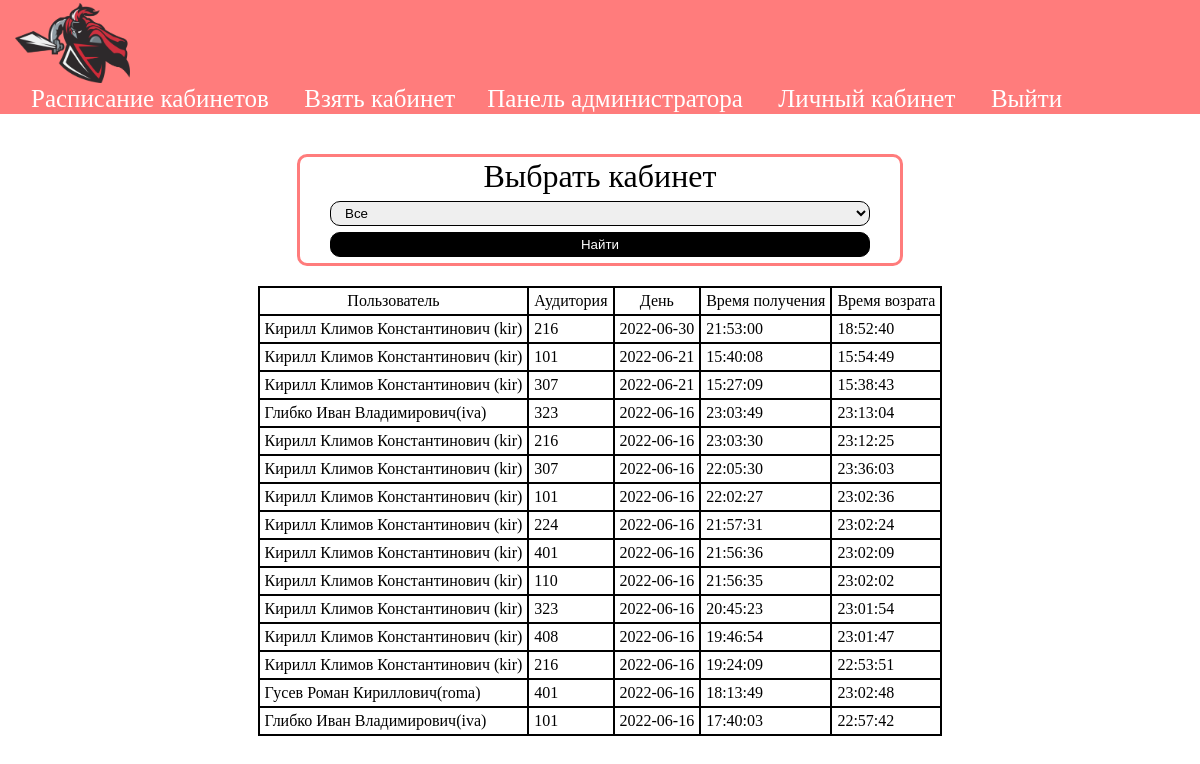
The app's page /schedule.php (signed in) with its own data.
### tables this page shows
CREATE TABLE `list_au` (
  `id_list` int(11) NOT NULL,
  `id_us_fk` int(11) NOT NULL,
  `id_a_fk` int(11) NOT NULL,
  `day` date NOT NULL,
  `time1` time NOT NULL,
  `time2` time DEFAULT NULL,
  `status` varchar(50) DEFAULT NULL
);

CREATE TABLE `user` (
  `id_us` int(11) NOT NULL,
  `name1` varchar(50) NOT NULL,
  `name2` varchar(50) NOT NULL,
  `name3` varchar(50) NOT NULL,
  `login` varchar(50) NOT NULL,
  `pass` varchar(255) NOT NULL,
  `role_fk` int(11) NOT NULL,
  `phone` varchar(16) NOT NULL,
  `priority_fk` int(11) NOT NULL
);

CREATE TABLE `auditorium` (
  `id_a` int(11) NOT NULL,
  `number` varchar(10) NOT NULL,
  `type` varchar(50) NOT NULL
);

### schedule.php (called while the page is built)
<?php
	include('basis/userheader.php');
	include('content/full_info.php');
	include('basis/footer.php');
?>

### content/full_info.php (the view, shortened to what this page needs)
<div class="nav_form">
    <h1>Выбрать кабинет</h1>
    <form action="#" method="POST" class="input">
    <select class="info_input" placeholder="Пользователь" name="aud" >
        <option value="0" >Все</option>
        <?php
            $push = 'SELECT * FROM `auditorium` ORDER BY `auditorium`.`number` ASC';
        ?>
        </select>
        <button type="submit" class="info_input info_input_button">Найти</button>
    </form>
</div>
<?php
if($_POST['aud']==0){
    $push='SELECT u.name1, u.name2, u.name3, u.login, a.number, l.day, l.time1, l.time2 FROM list_au l JOIN user u ON l.id_us_fk = u.id_us JOIN auditorium a ON a.id_a = l.id_a_fk WHERE l.status = "Подтверждено" OR l.status = "Завершено" ORDER BY l.`id_list` DESC';
}else{
    $push='SELECT u.name1, u.name2, u.name3, u.login, a.number, l.day, l.time1, l.time2 FROM list_au l JOIN user u ON l.id_us_fk = u.id_us JOIN auditorium a ON a.id_a = l.id_a_fk WHERE l.status != "Отклонено" AND l.status != "Ожидание" AND l.id_a_fk = '.$_POST['aud'].' ORDER BY l.`id_list` DESC';
}
$res = mysqli_query($journal, $push);
?>
<table>
	<tr>
		<th>Пользователь</th>
		<th>Аудитория</th>
        <th>День</th>
		<th>Время получения</th>
        <th>Время возрата</th>
	</tr>
	<?php
		while($row = mysqli_fetch_array($res)){
			echo "<tr>";
			echo "<td>".$row['name1']." ".$row['name2']." ".$row['name3']."(".$row['login'].")</td>";
            echo "<td>".$row['number']."</td>";
			echo "<td>".$row['day']."</td>";
			echo "<td>".$row['time1']."</td>";
            echo "<td>".$row['time2']."</td>";
			echo "</tr>";
		}
	?>
</table>

### basis/userheader.php (shortened to what this page needs)
<!DOCTYPE html>
<html lang="ru">
<head>
    <link href="css/main.css" rel="stylesheet" type="text/css">
</head>
<body>
<header>
    <div class="header">
        <a href="index.php"><img src="img/logo.png" alt="logo" class="logo"></a>
        <div class="navig">
            <nav>
                <div class="topnav" id="myTopnav">
                    <a href="index.php">Расписание кабинетов</a>
                    <?php
                    if($_SESSION['role']!="moderator"){
                        echo '<a href="office.php">Взять кабинет</a>';}
                    if($_SESSION['role']=="moderator"){
                        echo '<a href="moder_panel.php">Панель модератора</a>';}else
                        if($_SESSION['role']=="administrator"){
                            echo '<a href="admin.php">Панель администратора</a>';}
                    ?>
                    <a href="personal_account.php">Личный кабинет</a>
                    <a href="basis/exit.php">Выйти</a>
                </div>
            </nav>
        </div>
    </div>
</header>
<div class="main">
    <div class="content">

### basis/footer.php (shortened to what this page needs)
</div>
</div>
</body>
</html>

### css/basis/zeroing_out.css (style rules this page uses)
html, body, div, span, applet, object, iframe, h1, h2, h3, h4, h5, h6, p, blockquote, pre, a, abbr, acronym, address, big, cite, code, del, dfn, em, img, ins, kbd, q, s, samp, small, strike, strong, sub, sup, tt, var, b, u, i, center, dl, dt, dd, ol, ul, li, fieldset, form, label, legend, table, caption, tbody, tfoot, thead, tr, th, td, article, aside, canvas, details, embed, figure, figcaption, footer, header, hgroup, menu, nav, output, ruby, section, summary, time, mark, audio, video { margin: 0; padding: 0; border: 0; font-size: 100%; font: inherit; vertical-align: baseline; }
article, aside, details, figcaption, figure, footer, header, hgroup, menu, nav, section { display: block; }
html { height: 100%; }
body { line-height: 1; }
table { border-collapse: collapse; border-spacing: 0; }

### css/basis/header.css (style rules this page uses)
header { background: rgb(255, 124, 124); margin-bottom: 40px; }
.header { max-width: 1170px; margin: 0 auto; padding: 3px; }
.logo { max-height: 80px; }
nav { margin: auto; padding: auto; }
.topnav { font-size: 14px; }
.topnav a { color: #fff; padding: 20px 16px; font-size: 25px; text-decoration:none; }

### css/basis/standart.css (style rules this page uses)
.content { max-width: 1170px; margin: 0 auto; }

### css/content/in.css (style rules this page uses)
.nav_form { max-width: 600px; border-radius: 10px; margin: 10px auto; border: 3px solid rgb(255, 124, 124); text-align: center; }
.input { max-width: 90%; margin: 0 auto; padding: 3px; }
.nav_form h1 { font-size: 32px; margin: 3px auto; }
.info_input { width: 100%; box-sizing: border-box; height: 25px; padding: 0 10px; border-radius: 10px; border: 1px solid black; margin: 3px auto; }
.info_input_button { background-color: rgb(0, 0, 0); color: white; }

### css/content/table.css (style rules this page uses)
table, tr, th, td { border: 2px solid #000; border-collapse: collapse; padding: 5px; }
table { margin: 20px auto; }

### records on screen
list_au: id_us_fk.name1 "Кирилл", id_us_fk.name2 "Климов", id_us_fk.name3 "Константинович", id_us_fk.login "kir", id_a_fk.number "216", day "2022-06-30", time1 "21:53:00", time2 "18:52:40"
list_au: id_us_fk.name1 "Кирилл", id_us_fk.name2 "Климов", id_us_fk.name3 "Константинович", id_us_fk.login "kir", id_a_fk.number "101", day "2022-06-21", time1 "15:40:08", time2 "15:54:49"
list_au: id_us_fk.name1 "Кирилл", id_us_fk.name2 "Климов", id_us_fk.name3 "Константинович", id_us_fk.login "kir", id_a_fk.number "307", day "2022-06-21", time1 "15:27:09", time2 "15:38:43"
list_au: id_us_fk.name1 "Глибко", id_us_fk.name2 "Иван", id_us_fk.name3 "Владимирович", id_us_fk.login "iva", id_a_fk.number "323", day "2022-06-16", time1 "23:03:49", time2 "23:13:04"
list_au: id_us_fk.name1 "Кирилл", id_us_fk.name2 "Климов", id_us_fk.name3 "Константинович", id_us_fk.login "kir", id_a_fk.number "216", day "2022-06-16", time1 "23:03:30", time2 "23:12:25"
list_au: id_us_fk.name1 "Кирилл", id_us_fk.name2 "Климов", id_us_fk.name3 "Константинович", id_us_fk.login "kir", id_a_fk.number "307", day "2022-06-16", time1 "22:05:30", time2 "23:36:03"
list_au: id_us_fk.name1 "Кирилл", id_us_fk.name2 "Климов", id_us_fk.name3 "Константинович", id_us_fk.login "kir", id_a_fk.number "101", day "2022-06-16", time1 "22:02:27", time2 "23:02:36"
list_au: id_us_fk.name1 "Кирилл", id_us_fk.name2 "Климов", id_us_fk.name3 "Константинович", id_us_fk.login "kir", id_a_fk.number "224", day "2022-06-16", time1 "21:57:31", time2 "23:02:24"
list_au: id_us_fk.name1 "Кирилл", id_us_fk.name2 "Климов", id_us_fk.name3 "Константинович", id_us_fk.login "kir", id_a_fk.number "401", day "2022-06-16", time1 "21:56:36", time2 "23:02:09"
list_au: id_us_fk.name1 "Кирилл", id_us_fk.name2 "Климов", id_us_fk.name3 "Константинович", id_us_fk.login "kir", id_a_fk.number "110", day "2022-06-16", time1 "21:56:35", time2 "23:02:02"
list_au: id_us_fk.name1 "Кирилл", id_us_fk.name2 "Климов", id_us_fk.name3 "Константинович", id_us_fk.login "kir", id_a_fk.number "323", day "2022-06-16", time1 "20:45:23", time2 "23:01:54"
list_au: id_us_fk.name1 "Кирилл", id_us_fk.name2 "Климов", id_us_fk.name3 "Константинович", id_us_fk.login "kir", id_a_fk.number "408", day "2022-06-16", time1 "19:46:54", time2 "23:01:47"
list_au: id_us_fk.name1 "Кирилл", id_us_fk.name2 "Климов", id_us_fk.name3 "Константинович", id_us_fk.login "kir", id_a_fk.number "216", day "2022-06-16", time1 "19:24:09", time2 "22:53:51"
list_au: id_us_fk.name1 "Гусев", id_us_fk.name2 "Роман", id_us_fk.name3 "Кириллович", id_us_fk.login "roma", id_a_fk.number "401", day "2022-06-16", time1 "18:13:49", time2 "23:02:48"
list_au: id_us_fk.name1 "Глибко", id_us_fk.name2 "Иван", id_us_fk.name3 "Владимирович", id_us_fk.login "iva", id_a_fk.number "101", day "2022-06-16", time1 "17:40:03", time2 "22:57:42"
